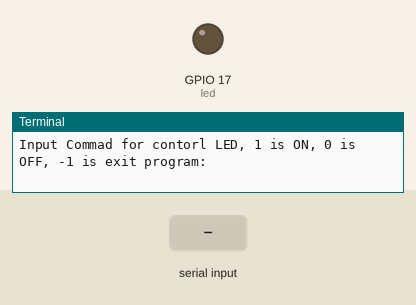
Simulated run of this program. Board: Raspberry Pi (BCM pin numbers). On the bench: output pins drawn as LEDs (lit = HIGH), the last lines printed to the terminal. Inputs (shaded band) come from the test bench.

Above: at 1.2 s.
1.3 s: "1" typed at the terminal, then Enter
At 1.9 s:
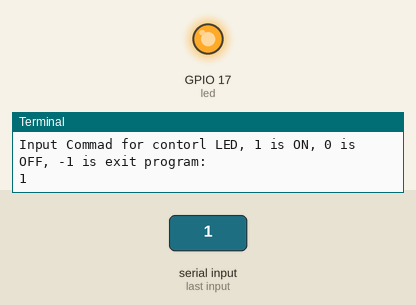
2.8 s: "0" typed at the terminal, then Enter
At 3.1 s:
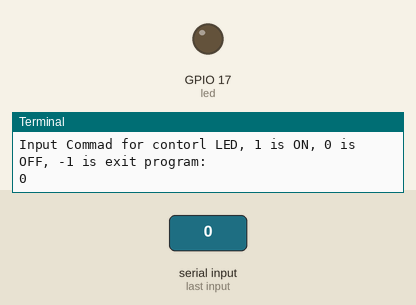
Timing chart, 0 to 5.8 s (numbered marks = the images above; inputs shaded):
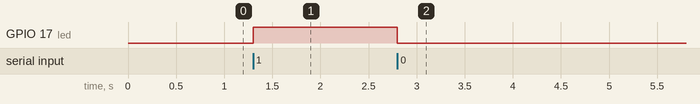

The program:

01_LED.py
```python
from gpiozero import LED
import time

led = LED(17) # Gpio 17

# while(True):
#    led.on()        # set led on
#    time.sleep(1)   # delay 1s
#    led.off()       # set led off
#    time.sleep(1)

while(True):
    user_cmd = int(input("Input Commad for contorl LED, 1 is ON, 0 is OFF, -1 is exit program:"))
    if user_cmd == 0:
        led.off()
    elif user_cmd == 1:
        led.on()
    elif user_cmd == -1:
        print("Exit Program")
        exit()
    else:
        print("Error command, must 0 or 1 0r -1")
    time.sleep(1)
```

Measured:
- after the input at 1.3 s, GPIO 17 (led): LOW → HIGH at once
- after the input at 2.8 s, GPIO 17 (led): HIGH → LOW at once
